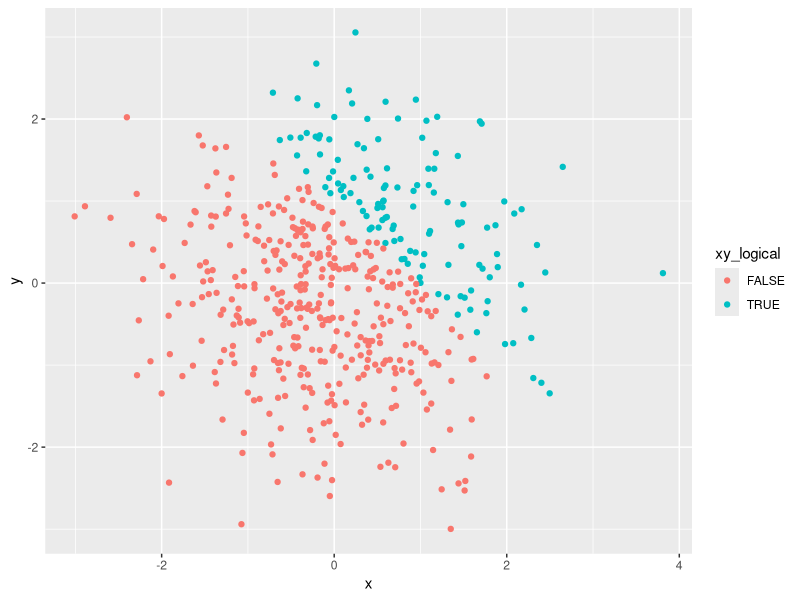
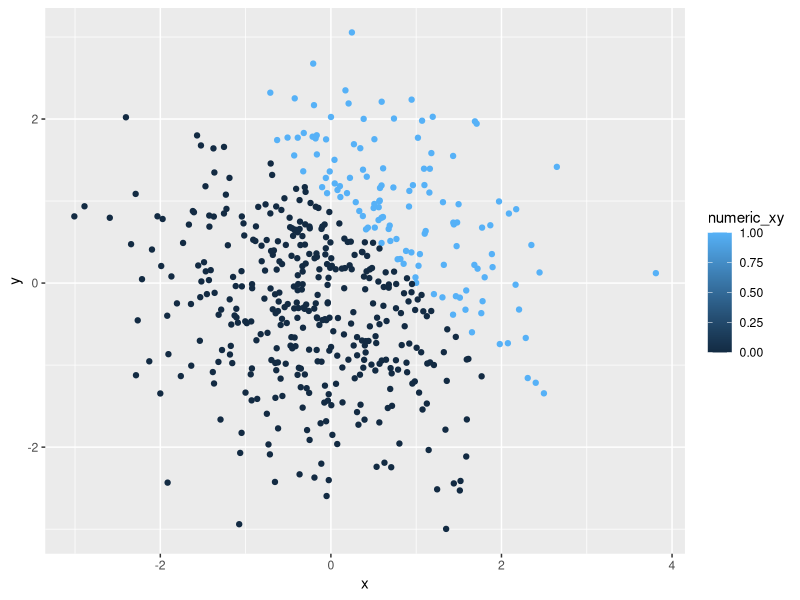
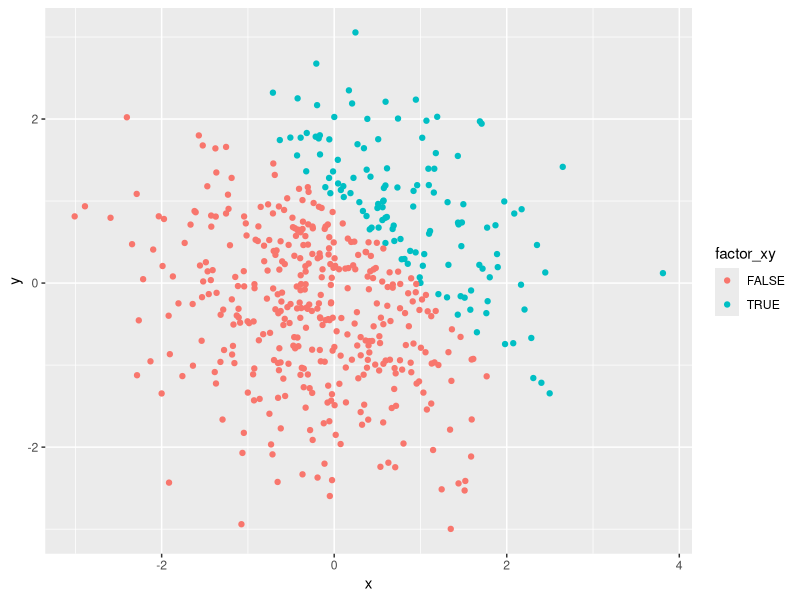

The R script that drew these images, in order:
## ---- chunk 1

# First, load tidyverse package.
library(tidyverse)   

# Set a seed to ensure reproducibility

set.seed(1)

# Next, define data frame called 'problem1_df'

problem1_df = tibble(    
  norm_samp = rnorm(8),    
  norm_samp_pos = norm_samp > 0,  
  vec_char = c("this", "is", "my", "first", "time", "using", "R", "software"),   
  vec_factor = factor(c("apple", "orange", "plum", "apple", "orange", "plum", "apple", "orange"))
)

# Try to take the mean of each variable in your dataframe. What works and what doesn’t?

mean(pull(problem1_df, norm_samp)) # mean is calculated. result below.
                                   

mean(pull(problem1_df, norm_samp_pos)) # mean is calculated. result below.
                                       
mean(pull(problem1_df, vec_char)) # unable to calculate the mean of this character vector. error message below.

mean(pull(problem1_df, vec_factor)) # unable to calculate the mean of this factor vector. error message below.

## ---- chunk 2

# Convert logical vector norm_samp_pos to numeric vector
# Multiply result by our random sample norm_samp

as.numeric(pull(problem1_df, norm_samp_pos))*pull(problem1_df, norm_samp) # Resulting vector below:


# Convert the logical vector norm_samp_pos to a factor 
# Multiply result by our random sample norm_samp
# Error message appears.
# Since we're working with a factor vector, it won't multiply our random sample of numbers

as.factor(pull(problem1_df, norm_samp_pos))*pull(problem1_df, norm_samp)



# Convert the logical vector norm_samp_pos to a factor 
# Conver the resulting factor variable to numeric
# Then, multiply the result by our random sample norm_samp

as.numeric(as.factor(pull(problem1_df, norm_samp_pos)))*pull(problem1_df, norm_samp) # Resulting vector below:



## ---- chunk 3


# Next, define dataframe called problem2_df

problem2_df = tibble(    
  x = rnorm(500),
  y = rnorm(500),
  xy_logical = x+y> 1,  
  numeric_xy = as.numeric(xy_logical),
  factor_xy = as.factor(xy_logical),
)
## ---- chunk 4

ggplot(problem2_df, aes(x = x, y = y, color=xy_logical)) + geom_point()

## ---- chunk 5
ggplot(problem2_df, aes(x = x, y = y, color=numeric_xy)) + geom_point()

## ---- chunk 6
ggplot(problem2_df, aes(x = x, y = y, color=factor_xy)) + geom_point()


